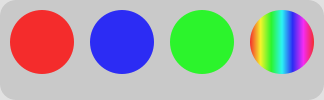
<?xml version="1.0" encoding="UTF-8"?>
<ui version="4.0">
 <class>floatingsettingpen</class>
 <widget class="QWidget" name="floatingsettingpen">
  <property name="geometry">
   <rect>
    <x>0</x>
    <y>0</y>
    <width>324</width>
    <height>100</height>
   </rect>
  </property>
  <property name="minimumSize">
   <size>
    <width>324</width>
    <height>100</height>
   </size>
  </property>
  <property name="maximumSize">
   <size>
    <width>324</width>
    <height>100</height>
   </size>
  </property>
  <property name="windowTitle">
   <string>Form</string>
  </property>
  <property name="autoFillBackground">
   <bool>false</bool>
  </property>
  <property name="styleSheet">
   <string notr="true">border-radius: 16px;
background-color: rgba(100, 100, 100, 50);</string>
  </property>
  <widget class="QPushButton" name="colorRed">
   <property name="geometry">
    <rect>
     <x>10</x>
     <y>10</y>
     <width>64</width>
     <height>64</height>
    </rect>
   </property>
   <property name="minimumSize">
    <size>
     <width>64</width>
     <height>64</height>
    </size>
   </property>
   <property name="maximumSize">
    <size>
     <width>64</width>
     <height>64</height>
    </size>
   </property>
   <property name="styleSheet">
    <string notr="true">border-radius: 32px;
background-color: rgba(255, 0, 0, 200);</string>
   </property>
   <property name="text">
    <string/>
   </property>
  </widget>
  <widget class="QPushButton" name="colorGreen">
   <property name="geometry">
    <rect>
     <x>170</x>
     <y>10</y>
     <width>64</width>
     <height>64</height>
    </rect>
   </property>
   <property name="minimumSize">
    <size>
     <width>64</width>
     <height>64</height>
    </size>
   </property>
   <property name="maximumSize">
    <size>
     <width>64</width>
     <height>64</height>
    </size>
   </property>
   <property name="styleSheet">
    <string notr="true">border-radius: 32px;
background-color: rgba(0, 255, 0, 200);</string>
   </property>
   <property name="text">
    <string/>
   </property>
  </widget>
  <widget class="QPushButton" name="colorBlue">
   <property name="geometry">
    <rect>
     <x>90</x>
     <y>10</y>
     <width>64</width>
     <height>64</height>
    </rect>
   </property>
   <property name="minimumSize">
    <size>
     <width>64</width>
     <height>64</height>
    </size>
   </property>
   <property name="maximumSize">
    <size>
     <width>64</width>
     <height>64</height>
    </size>
   </property>
   <property name="styleSheet">
    <string notr="true">border-radius: 32px;
background-color: rgba(0, 0, 255, 200);</string>
   </property>
   <property name="text">
    <string/>
   </property>
  </widget>
  <widget class="QPushButton" name="colorUser">
   <property name="geometry">
    <rect>
     <x>250</x>
     <y>10</y>
     <width>64</width>
     <height>64</height>
    </rect>
   </property>
   <property name="minimumSize">
    <size>
     <width>64</width>
     <height>64</height>
    </size>
   </property>
   <property name="maximumSize">
    <size>
     <width>64</width>
     <height>64</height>
    </size>
   </property>
   <property name="styleSheet">
    <string notr="true">border-radius: 32px;
background-color: qlineargradient(spread:pad, x1:0, y1:0, x2:1, y2:0, stop:0 rgba(255, 0, 0, 200), stop:0.166 rgba(255, 255, 0, 200), stop:0.333 rgba(0, 255, 0, 200), stop:0.5 rgba(0, 255, 255, 200), stop:0.666 rgba(0, 0, 255, 200), stop:0.833 rgba(255, 0, 255, 200), stop:1 rgba(255, 0, 0, 200));</string>
   </property>
   <property name="text">
    <string/>
   </property>
  </widget>
 </widget>
 <resources/>
 <connections/>
</ui>
